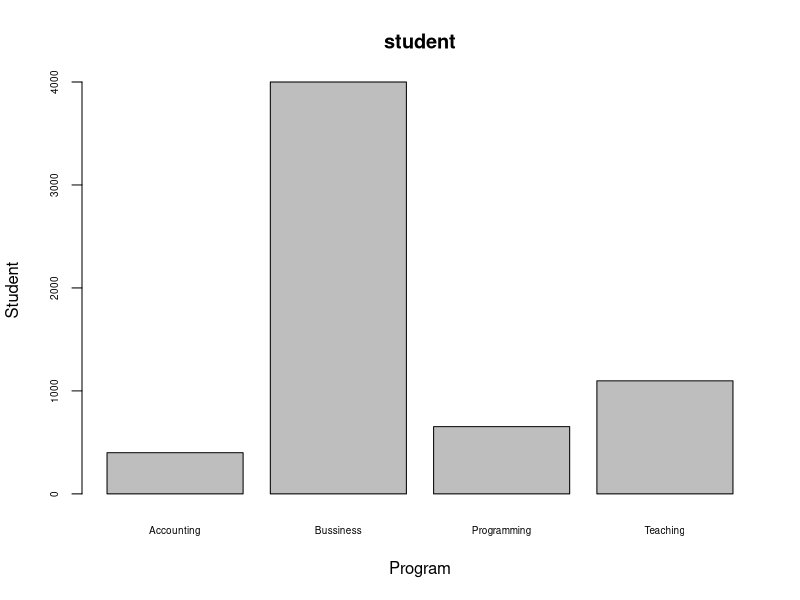

The R script that drew this image:
#Data summarization -Graphical method
#Bar charts
program<-c("Accounting","Bussiness","Programming","Teaching")
student<-c(400,4000,653,1098)
x<-cbind(program,student)
x
barplot(student,main = "student" , names.arg = program ,xlab = "Program" ,ylab = "Student" , cex.names = 0.6 , cex.axis = 0.6)
